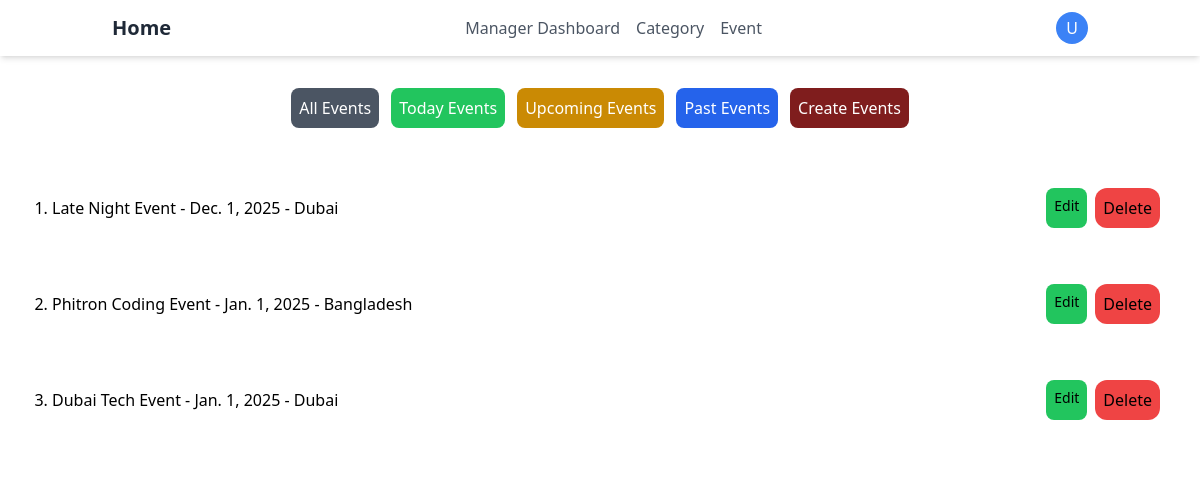
Screenshot of /users/admin_event/ with the database file from the repository.
### tasks/models.py (models this page shows, shortened)
class Event(models.Model):
    name = models.CharField(max_length=200)
    description = models.TextField(blank=True, null=True)
    date = models.DateField(db_index=True, default=timezone.now)
    time = models.TimeField()
    location = models.CharField(max_length=250)
    email = models.EmailField(unique=True, blank=True, null=True)
    status = models.CharField(max_length=30, choices= [
        ('UPCOMING', 'upcoming'),
        ('COMPLETED', 'Completed')
    ], default='UPCOMING', db_index=True)
    asset = models.ImageField(upload_to='event_asset', blank=True, null=True)
    participants = models.ManyToManyField(
        settings.AUTH_USER_MODEL,
        related_name="rsvp_event",
        blank=True
        )
    category = models.ForeignKey(
        Category,
        on_delete= models.CASCADE,
        default=1,
        db_index=True
        )
    speaker = models.ManyToManyField(
        Speaker,
        blank=True, null=True
    )

### users/views.py (the view)
# urls.py: path('admin_event/', AdminEvent.as_view(), name='admin_event'),
class AdminEvent(ListView):
    model = Event
    template_name = "admin_event.html"
    context_object_name = "events"
    def get_queryset(self):
        type = self.request.GET.get('type', 'all')
        today = timezone.now().date()
        events = Event.objects.all()
        if type == 'today':
            events = Event.objects.filter(date = today)
        elif type == 'upcoming':
            events = Event.objects.filter(date__gte = today)
        elif type == 'completed':
            events = Event.objects.filter(status = 'COMPLETED')
        elif type == 'past':
            events = Event.objects.filter(date__lt = today)
        elif type == 'all':
            events = Event.objects.all()
        else:
            events = Event.objects.all()
        return events
    def get_context_data(self, **kwargs):
        context =  super().get_context_data(**kwargs)
        today = timezone.now().date()
        context['event_count'] = Event.objects.aggregate(
        total = Count('id'),
        upcoming = Count('id', filter=Q(status = 'UPCOMING')),
        completed = Count('id', filter=Q(status = 'COMPLETED')),
        today_event = Count('id', filter=Q(date = today)),
        past_event = Count('id', filter=Q(date__lt = today))
    )
        return context

### users/context_processors.py (called while the page is built)
def profile_image(request):
    default_image_url = "https://i.ibb.co/Ndzhyjzz/image.png"
    if request.user.is_authenticated:
        if request.user.profile_image:
            return {'profile_image': request.user.profile_image.url}
        else:
            return {'profile_image': default_image_url}
    else:
        return {'profile_image': default_image_url}

### users/templates/admin_event.html (shortened to what this page needs)
{% load static %}
<!DOCTYPE html>
<html lang="en">
<head>
    <link rel="stylesheet" href="{% static 'css/output.css' %}">
    <link rel="stylesheet" href="{% static "css/style.css" %}">
</head>
<body>
    <header class="bg-white shadow-md">
        <nav class="container mx-auto px-6 py-3">
          <div class="flex justify-between items-center">
            <a href="{% url "home" %}" class="text-xl font-bold text-gray-800"
              >Home</a
            >
            <div class="hidden md:flex space-x-4">
              <a
                href="{% url "admin_event" %}"
                class="text-gray-600 hover:text-gray-800"
                >Manager Dashboard</a
              >
                <div class="relative drpdwn">
                  <button id="category-text" class="text-gray-600 hover:text-gray-800">Category</button>
                </div>
                <a href="{% url "admin_event" %}" class="relative">
                  <button class="text-gray-600 rounded-full hover:text-gray-800">Event</button>
                </a>
            </div>
            <div class="flex items-center">
              <div class="relative">
                <button id="user-menu-button" class="rounded-full p-2 bg-blue-500 text-white w-8 h-8
                  flex items-center justify-center hover:bg-gray-700">
                      {% if user.groups.all.0.name == "Admin" %}
                          A
                      {% elif user.groups.all.0.name == "Manager" %}
                          M
                      {% else %}
                          U
                      {% endif %}
                  </button>
              </div>
            </div>
          </div>
        </nav>
    </header>
    <main>
        <div>
            <div class="mt-8 w-full flex flex-wrap justify-center gap-3">
                <a href="?type=all" class="createevent p-2 bg-gray-600 text-white rounded-lg ">All Events</a>
                <a href="?type=today" class="createevent p-2 bg-green-500 text-white rounded-lg">Today Events</a>
                <a href="?type=upcoming" class="createevent p-2 bg-yellow-600 text-white rounded-lg">Upcoming Events</a>
                <a href="?type=past" class="createevent p-2 bg-blue-600 text-white rounded-lg">Past Events</a>
                <a href={% url "create_event" %} class="createevent p-2 bg-red-900 text-white rounded-lg">Create Events</a>
            </div>
        </div>
        <div class="bg-white w-full p-5 mt-5 rounded-xl">
                <ol class="list-decimal space-y-4">
                    {% for event in events %}
                    <div class="flex flex-col md:flex-row justify-between items-start md:items-center gap-4 p-3">
                        <div class="mx-5">
                            <li class="font-medium">{{event.name}} - {{event.date}} - {{event.location}}</li>
                        </div>
                        <div class="m-2 flex gap-2 flex-wrap">
                            <a href="{% url 'update_event' event.id %}"
                            class="createevent bg-green-500 rounded-lg text-sm p-2 text-black "
                            >Edit</a>
                            <form action="{% url 'delete_event' event.id %}" method="POST">
                                <button type="submit" class="createevent bg-red-500 rounded-xl p-2 text-black">
                                    Delete
                                </button>
                            </form>
                        </div>
                    </div>
                    {% endfor %}
                </ol>
        </div>
    </main>
</body>
</html>

### rows the page displays
Event: name "Late Night Event", date "Dec. 1, 2025", location "Dubai"
Event: name "Phitron Coding Event", date "Jan. 1, 2025", location "Bangladesh"
Event: name "Dubai Tech Event", date "Jan. 1, 2025", location "Dubai"
